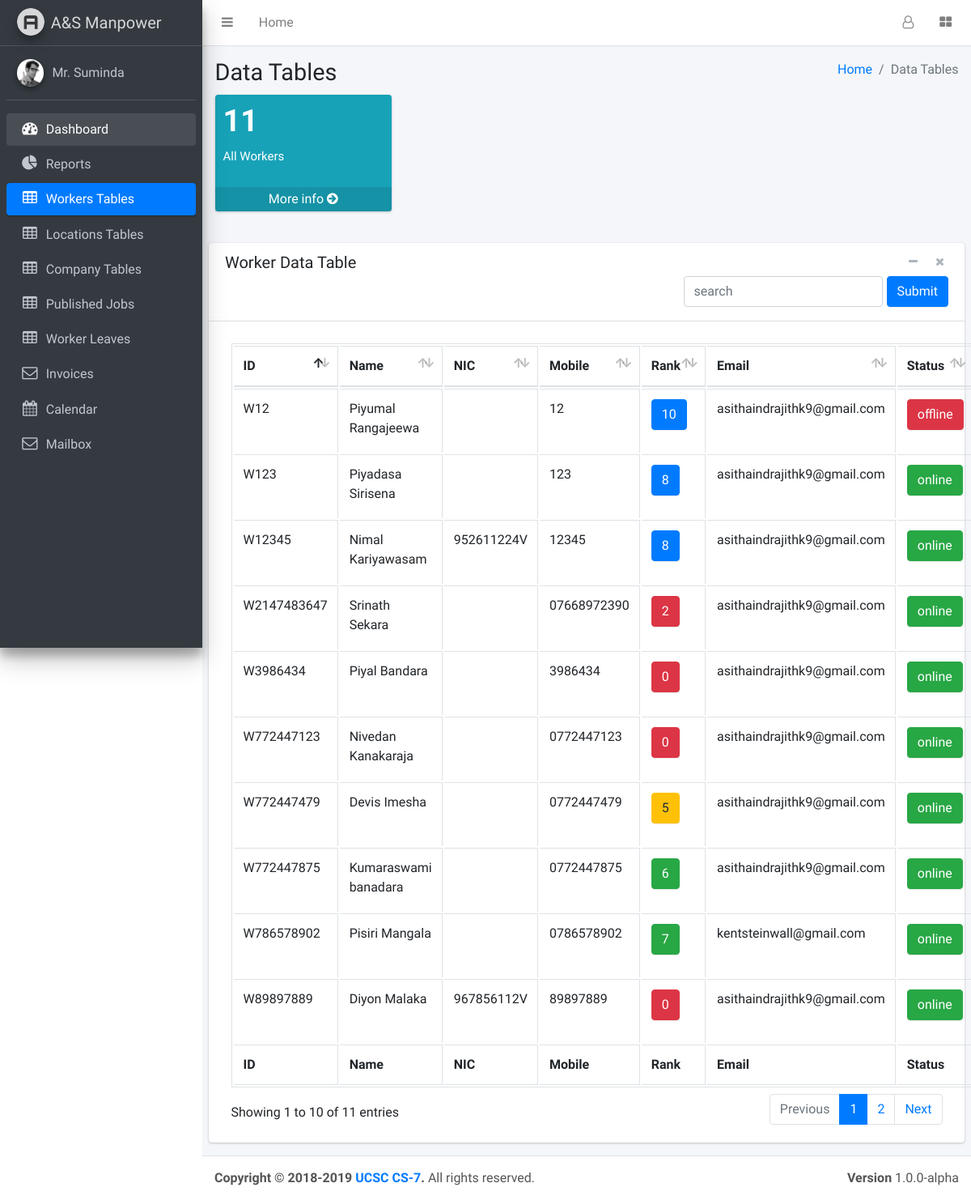
Before: /pages/others/tables/data.php with the older database file.
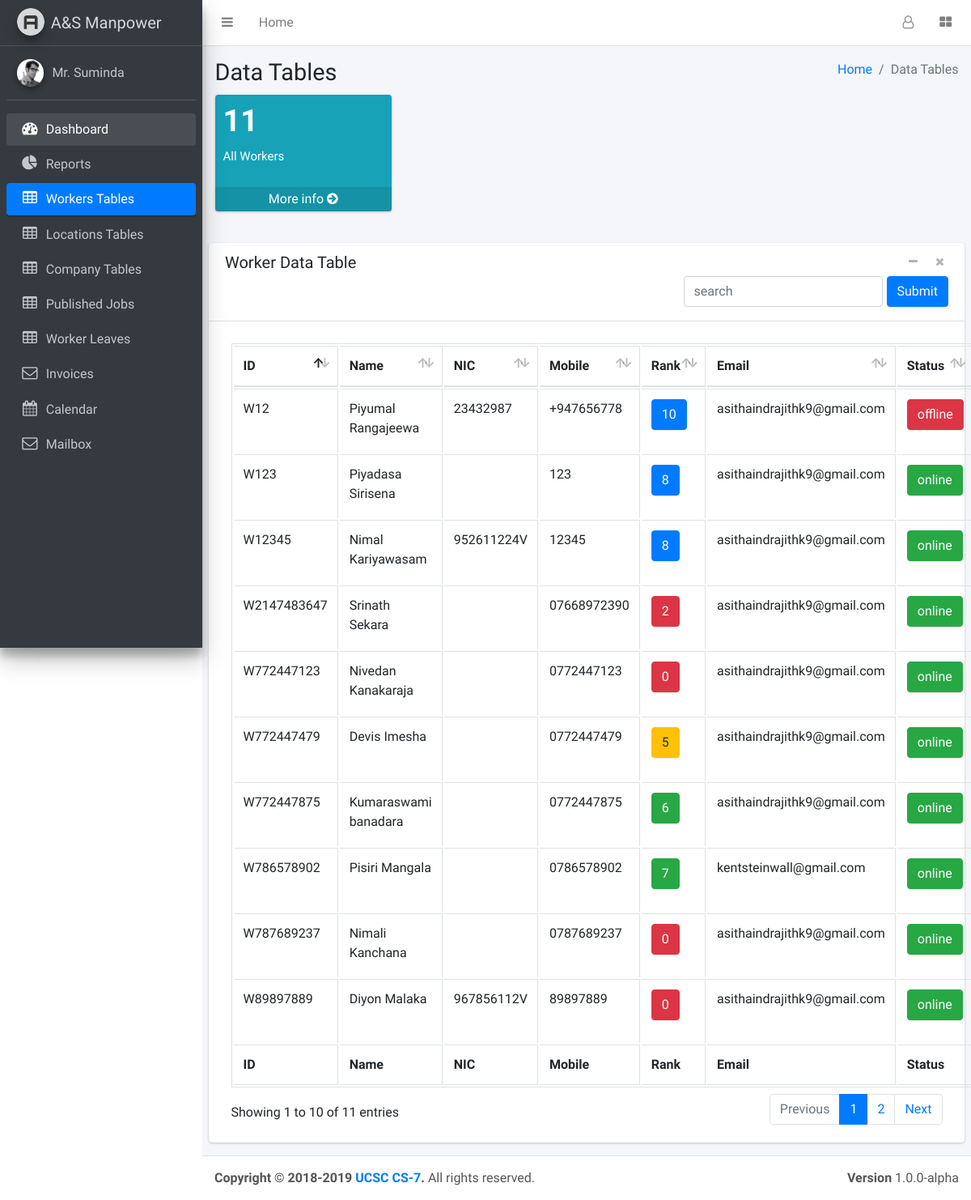
After: the same page with the newer database file.
### tables this page shows
CREATE TABLE `worker` (
  `workerID` varchar(45) NOT NULL,
  `workerName` varchar(45) DEFAULT NULL,
  `workerNIC` varchar(45) DEFAULT NULL,
  `workerPhone` varchar(45) DEFAULT NULL,
  `workerRank` int(10) DEFAULT '0',
  `workerEmail` varchar(45) DEFAULT NULL,
  `workerStatus` varchar(45) DEFAULT NULL,
  `workerImage` varchar(5000) DEFAULT NULL
);

### pages/query_boxes/supplier_view_workers.php (the view)
<?php
    $query="SELECT * FROM worker";
    $result=mysqli_query($conn,$query);
    if(mysqli_num_rows($result)>0){
        while($row=mysqli_fetch_assoc($result)){
            $rank="danger";
            if($row['workerRank']>7){
                $rank="primary";
            }else if($row['workerRank']>5){
                $rank="success";
            }else if($row['workerRank']>3){
                $rank="warning";
            }
            $status="success";
            if($row['workerStatus']!='online'){
                $status="danger";
            }
            echo "<tr>
                  <td>".$row['workerID']."</td>
                  <td>".$row['workerName']."</td>
                  <td>".$row['workerNIC']."</td>
                  <td>".$row['workerPhone']."</td>
                  <td><lable class='btn btn-".$rank."'>".$row['workerRank']."</lable></td>
                  <td>".$row['workerEmail']."</td>
                  <td><lable class='btn btn-".$status."'>".$row['workerStatus']."</lable></td>
                  <td>
                    <div style='text-align:right'>
                            <form action='../../query_boxes/supplier_remove_worker.php' autocomplete='on' method='POST'>
                                <div class='form-group'>
                                    <input style='display:none' type='text' value='".$row['workerID']."' name='workerID' required>
                                    <input type='submit' class='form-control btn btn-danger' value='Remove' name='removeWorker' required>
                                </div>
                            </form>
                        </div>
                  </td>
                </tr>";
        }
    }
?>

Changed rows visible on the page:
removed worker: workerID "W3986434", workerName "Piyal Bandara", workerPhone "3986434", workerRank "0", workerEmail "asithaindrajithk9@gmail.com", workerStatus "online"
changed worker "Piyumal Rangajeewa": workerNIC (not shown) → "23432987"; workerPhone "12" → "+947656778"
added worker: workerID "W787689237", workerName "Nimali Kanchana", workerPhone "0787689237", workerRank "0", workerEmail "asithaindrajithk9@gmail.com", workerStatus "online"
